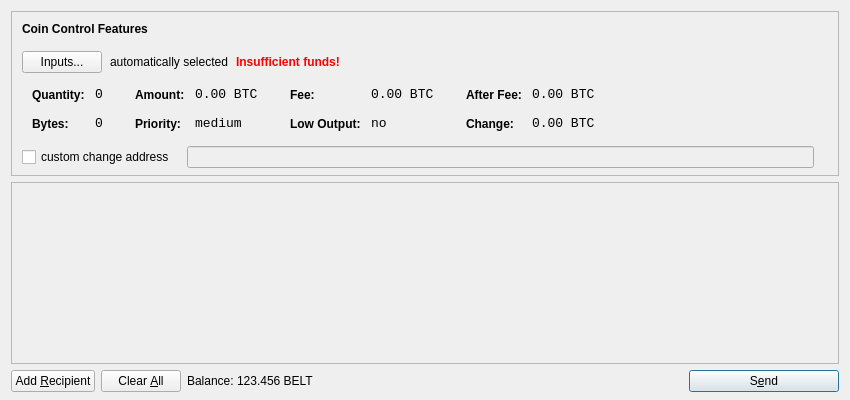
<?xml version="1.0" encoding="UTF-8"?>
<ui version="4.0">
 <class>SendCoinsDialog</class>
 <widget class="QDialog" name="SendCoinsDialog">
  <property name="geometry">
   <rect>
    <x>0</x>
    <y>0</y>
    <width>850</width>
    <height>400</height>
   </rect>
  </property>
  <property name="windowTitle">
   <string>Send Coins</string>
  </property>
  <layout class="QVBoxLayout" name="verticalLayout" stretch="0,1,0">
   <property name="bottomMargin">
    <number>8</number>
   </property>
   <item>
    <widget class="QFrame" name="frameCoinControl">
     <property name="sizePolicy">
      <sizepolicy hsizetype="Expanding" vsizetype="Expanding">
       <horstretch>0</horstretch>
       <verstretch>0</verstretch>
      </sizepolicy>
     </property>
     <property name="maximumSize">
      <size>
       <width>16777215</width>
       <height>16777215</height>
      </size>
     </property>
     <property name="frameShape">
      <enum>QFrame::StyledPanel</enum>
     </property>
     <property name="frameShadow">
      <enum>QFrame::Sunken</enum>
     </property>
     <layout class="QVBoxLayout" name="verticalLayoutCoinControl2">
      <property name="spacing">
       <number>-1</number>
      </property>
      <property name="leftMargin">
       <number>0</number>
      </property>
      <property name="topMargin">
       <number>0</number>
      </property>
      <property name="rightMargin">
       <number>0</number>
      </property>
      <property name="bottomMargin">
       <number>6</number>
      </property>
      <item>
       <layout class="QVBoxLayout" name="verticalLayoutCoinControl" stretch="0,0,0,0,1">
        <property name="spacing">
         <number>0</number>
        </property>
        <property name="leftMargin">
         <number>10</number>
        </property>
        <property name="topMargin">
         <number>10</number>
        </property>
        <item>
         <layout class="QHBoxLayout" name="horizontalLayoutCoinControl1">
          <property name="bottomMargin">
           <number>15</number>
          </property>
          <item>
           <widget class="QLabel" name="labelCoinControlFeatures">
            <property name="sizePolicy">
             <sizepolicy hsizetype="Preferred" vsizetype="Maximum">
              <horstretch>0</horstretch>
              <verstretch>0</verstretch>
             </sizepolicy>
            </property>
            <property name="font">
             <font>
              <weight>75</weight>
              <bold>true</bold>
             </font>
            </property>
            <property name="styleSheet">
             <string notr="true">font-weight:bold;</string>
            </property>
            <property name="text">
             <string>Coin Control Features</string>
            </property>
           </widget>
          </item>
         </layout>
        </item>
        <item>
         <layout class="QHBoxLayout" name="horizontalLayoutCoinControl2" stretch="0,0,0,0">
          <property name="spacing">
           <number>8</number>
          </property>
          <property name="bottomMargin">
           <number>10</number>
          </property>
          <item>
           <widget class="QPushButton" name="pushButtonCoinControl">
            <property name="styleSheet">
             <string notr="true"/>
            </property>
            <property name="text">
             <string>Inputs...</string>
            </property>
           </widget>
          </item>
          <item>
           <widget class="QLabel" name="labelCoinControlAutomaticallySelected">
            <property name="text">
             <string>automatically selected</string>
            </property>
            <property name="margin">
             <number>5</number>
            </property>
           </widget>
          </item>
          <item>
           <widget class="QLabel" name="labelCoinControlInsuffFunds">
            <property name="font">
             <font>
              <weight>75</weight>
              <bold>true</bold>
             </font>
            </property>
            <property name="styleSheet">
             <string notr="true">color:red;font-weight:bold;</string>
            </property>
            <property name="text">
             <string>Insufficient funds!</string>
            </property>
            <property name="margin">
             <number>5</number>
            </property>
           </widget>
          </item>
          <item>
           <spacer name="horizontalSpacerCoinControl">
            <property name="orientation">
             <enum>Qt::Horizontal</enum>
            </property>
            <property name="sizeHint" stdset="0">
             <size>
              <width>40</width>
              <height>1</height>
             </size>
            </property>
           </spacer>
          </item>
         </layout>
        </item>
        <item>
         <widget class="QWidget" name="widgetCoinControl" native="true">
          <property name="sizePolicy">
           <sizepolicy hsizetype="Preferred" vsizetype="Preferred">
            <horstretch>0</horstretch>
            <verstretch>0</verstretch>
           </sizepolicy>
          </property>
          <property name="minimumSize">
           <size>
            <width>0</width>
            <height>0</height>
           </size>
          </property>
          <property name="styleSheet">
           <string notr="true"/>
          </property>
          <layout class="QHBoxLayout" name="horizontalLayoutCoinControl5">
           <property name="margin">
            <number>0</number>
           </property>
           <item>
            <layout class="QHBoxLayout" name="horizontalLayoutCoinControl3" stretch="0,0,0,1">
             <property name="spacing">
              <number>20</number>
             </property>
             <property name="topMargin">
              <number>0</number>
             </property>
             <property name="bottomMargin">
              <number>10</number>
             </property>
             <item>
              <layout class="QFormLayout" name="formLayoutCoinControl1">
               <property name="horizontalSpacing">
                <number>10</number>
               </property>
               <property name="verticalSpacing">
                <number>14</number>
               </property>
               <property name="leftMargin">
                <number>10</number>
               </property>
               <property name="topMargin">
                <number>4</number>
               </property>
               <property name="rightMargin">
                <number>6</number>
               </property>
               <item row="0" column="0">
                <widget class="QLabel" name="labelCoinControlQuantityText">
                 <property name="styleSheet">
                  <string notr="true">font-weight:bold;</string>
                 </property>
                 <property name="text">
                  <string>Quantity:</string>
                 </property>
                 <property name="margin">
                  <number>0</number>
                 </property>
                </widget>
               </item>
               <item row="0" column="1">
                <widget class="QLabel" name="labelCoinControlQuantity">
                 <property name="font">
                  <font>
                   <family>Monospace</family>
                   <pointsize>10</pointsize>
                  </font>
                 </property>
                 <property name="cursor">
                  <cursorShape>IBeamCursor</cursorShape>
                 </property>
                 <property name="contextMenuPolicy">
                  <enum>Qt::ActionsContextMenu</enum>
                 </property>
                 <property name="text">
                  <string notr="true">0</string>
                 </property>
                 <property name="margin">
                  <number>0</number>
                 </property>
                 <property name="textInteractionFlags">
                  <set>Qt::LinksAccessibleByMouse|Qt::TextSelectableByKeyboard|Qt::TextSelectableByMouse</set>
                 </property>
                </widget>
               </item>
               <item row="1" column="0">
                <widget class="QLabel" name="labelCoinControlBytesText">
                 <property name="styleSheet">
                  <string notr="true">font-weight:bold;</string>
                 </property>
                 <property name="text">
                  <string>Bytes:</string>
                 </property>
                </widget>
               </item>
               <item row="1" column="1">
                <widget class="QLabel" name="labelCoinControlBytes">
                 <property name="font">
                  <font>
                   <family>Monospace</family>
                   <pointsize>10</pointsize>
                  </font>
                 </property>
                 <property name="cursor">
                  <cursorShape>IBeamCursor</cursorShape>
                 </property>
                 <property name="contextMenuPolicy">
                  <enum>Qt::ActionsContextMenu</enum>
                 </property>
                 <property name="text">
                  <string notr="true">0</string>
                 </property>
                 <property name="textInteractionFlags">
                  <set>Qt::LinksAccessibleByMouse|Qt::TextSelectableByKeyboard|Qt::TextSelectableByMouse</set>
                 </property>
                </widget>
               </item>
              </layout>
             </item>
             <item>
              <layout class="QFormLayout" name="formLayoutCoinControl2">
               <property name="horizontalSpacing">
                <number>10</number>
               </property>
               <property name="verticalSpacing">
                <number>14</number>
               </property>
               <property name="leftMargin">
                <number>6</number>
               </property>
               <property name="topMargin">
                <number>4</number>
               </property>
               <property name="rightMargin">
                <number>6</number>
               </property>
               <item row="0" column="0">
                <widget class="QLabel" name="labelCoinControlAmountText">
                 <property name="styleSheet">
                  <string notr="true">font-weight:bold;</string>
                 </property>
                 <property name="text">
                  <string>Amount:</string>
                 </property>
                 <property name="margin">
                  <number>0</number>
                 </property>
                </widget>
               </item>
               <item row="0" column="1">
                <widget class="QLabel" name="labelCoinControlAmount">
                 <property name="font">
                  <font>
                   <family>Monospace</family>
                   <pointsize>10</pointsize>
                  </font>
                 </property>
                 <property name="cursor">
                  <cursorShape>IBeamCursor</cursorShape>
                 </property>
                 <property name="contextMenuPolicy">
                  <enum>Qt::ActionsContextMenu</enum>
                 </property>
                 <property name="text">
                  <string notr="true">0.00 BTC</string>
                 </property>
                 <property name="textInteractionFlags">
                  <set>Qt::LinksAccessibleByMouse|Qt::TextSelectableByKeyboard|Qt::TextSelectableByMouse</set>
                 </property>
                </widget>
               </item>
               <item row="1" column="0">
                <widget class="QLabel" name="labelCoinControlPriorityText">
                 <property name="styleSheet">
                  <string notr="true">font-weight:bold;</string>
                 </property>
                 <property name="text">
                  <string>Priority:</string>
                 </property>
                </widget>
               </item>
               <item row="1" column="1">
                <widget class="QLabel" name="labelCoinControlPriority">
                 <property name="font">
                  <font>
                   <family>Monospace</family>
                   <pointsize>10</pointsize>
                  </font>
                 </property>
                 <property name="cursor">
                  <cursorShape>IBeamCursor</cursorShape>
                 </property>
                 <property name="contextMenuPolicy">
                  <enum>Qt::ActionsContextMenu</enum>
                 </property>
                 <property name="text">
                  <string>medium</string>
                 </property>
                 <property name="textInteractionFlags">
                  <set>Qt::LinksAccessibleByMouse|Qt::TextSelectableByKeyboard|Qt::TextSelectableByMouse</set>
                 </property>
                </widget>
               </item>
              </layout>
             </item>
             <item>
              <layout class="QFormLayout" name="formLayoutCoinControl3">
               <property name="horizontalSpacing">
                <number>10</number>
               </property>
               <property name="verticalSpacing">
                <number>14</number>
               </property>
               <property name="leftMargin">
                <number>6</number>
               </property>
               <property name="topMargin">
                <number>4</number>
               </property>
               <property name="rightMargin">
                <number>6</number>
               </property>
               <item row="0" column="0">
                <widget class="QLabel" name="labelCoinControlFeeText">
                 <property name="styleSheet">
                  <string notr="true">font-weight:bold;</string>
                 </property>
                 <property name="text">
                  <string>Fee:</string>
                 </property>
                 <property name="margin">
                  <number>0</number>
                 </property>
                </widget>
               </item>
               <item row="0" column="1">
                <widget class="QLabel" name="labelCoinControlFee">
                 <property name="font">
                  <font>
                   <family>Monospace</family>
                   <pointsize>10</pointsize>
                  </font>
                 </property>
                 <property name="cursor">
                  <cursorShape>IBeamCursor</cursorShape>
                 </property>
                 <property name="contextMenuPolicy">
                  <enum>Qt::ActionsContextMenu</enum>
                 </property>
                 <property name="text">
                  <string notr="true">0.00 BTC</string>
                 </property>
                 <property name="textInteractionFlags">
                  <set>Qt::LinksAccessibleByMouse|Qt::TextSelectableByKeyboard|Qt::TextSelectableByMouse</set>
                 </property>
                </widget>
               </item>
               <item row="1" column="0">
                <widget class="QLabel" name="labelCoinControlLowOutputText">
                 <property name="styleSheet">
                  <string notr="true">font-weight:bold;</string>
                 </property>
                 <property name="text">
                  <string>Low Output:</string>
                 </property>
                </widget>
               </item>
               <item row="1" column="1">
                <widget class="QLabel" name="labelCoinControlLowOutput">
                 <property name="font">
                  <font>
                   <family>Monospace</family>
                   <pointsize>10</pointsize>
                  </font>
                 </property>
                 <property name="cursor">
                  <cursorShape>IBeamCursor</cursorShape>
                 </property>
                 <property name="contextMenuPolicy">
                  <enum>Qt::ActionsContextMenu</enum>
                 </property>
                 <property name="text">
                  <string>no</string>
                 </property>
                 <property name="textInteractionFlags">
                  <set>Qt::LinksAccessibleByMouse|Qt::TextSelectableByKeyboard|Qt::TextSelectableByMouse</set>
                 </property>
                </widget>
               </item>
              </layout>
             </item>
             <item>
              <layout class="QFormLayout" name="formLayoutCoinControl4">
               <property name="horizontalSpacing">
                <number>10</number>
               </property>
               <property name="verticalSpacing">
                <number>14</number>
               </property>
               <property name="leftMargin">
                <number>6</number>
               </property>
               <property name="topMargin">
                <number>4</number>
               </property>
               <property name="rightMargin">
                <number>6</number>
               </property>
               <item row="0" column="0">
                <widget class="QLabel" name="labelCoinControlAfterFeeText">
                 <property name="styleSheet">
                  <string notr="true">font-weight:bold;</string>
                 </property>
                 <property name="text">
                  <string>After Fee:</string>
                 </property>
                 <property name="margin">
                  <number>0</number>
                 </property>
                </widget>
               </item>
               <item row="0" column="1">
                <widget class="QLabel" name="labelCoinControlAfterFee">
                 <property name="font">
                  <font>
                   <family>Monospace</family>
                   <pointsize>10</pointsize>
                  </font>
                 </property>
                 <property name="cursor">
                  <cursorShape>IBeamCursor</cursorShape>
                 </property>
                 <property name="contextMenuPolicy">
                  <enum>Qt::ActionsContextMenu</enum>
                 </property>
                 <property name="text">
                  <string notr="true">0.00 BTC</string>
                 </property>
                 <property name="textInteractionFlags">
                  <set>Qt::LinksAccessibleByMouse|Qt::TextSelectableByKeyboard|Qt::TextSelectableByMouse</set>
                 </property>
                </widget>
               </item>
               <item row="1" column="0">
                <widget class="QLabel" name="labelCoinControlChangeText">
                 <property name="styleSheet">
                  <string notr="true">font-weight:bold;</string>
                 </property>
                 <property name="text">
                  <string>Change:</string>
                 </property>
                </widget>
               </item>
               <item row="1" column="1">
                <widget class="QLabel" name="labelCoinControlChange">
                 <property name="font">
                  <font>
                   <family>Monospace</family>
                   <pointsize>10</pointsize>
                  </font>
                 </property>
                 <property name="cursor">
                  <cursorShape>IBeamCursor</cursorShape>
                 </property>
                 <property name="contextMenuPolicy">
                  <enum>Qt::ActionsContextMenu</enum>
                 </property>
                 <property name="text">
                  <string notr="true">0.00 BTC</string>
                 </property>
                 <property name="textInteractionFlags">
                  <set>Qt::LinksAccessibleByMouse|Qt::TextSelectableByKeyboard|Qt::TextSelectableByMouse</set>
                 </property>
                </widget>
               </item>
              </layout>
             </item>
            </layout>
           </item>
          </layout>
         </widget>
        </item>
        <item>
         <layout class="QHBoxLayout" name="horizontalLayoutCoinControl4" stretch="0,0,0">
          <property name="spacing">
           <number>12</number>
          </property>
          <property name="sizeConstraint">
           <enum>QLayout::SetDefaultConstraint</enum>
          </property>
          <property name="topMargin">
           <number>5</number>
          </property>
          <property name="rightMargin">
           <number>5</number>
          </property>
          <item>
           <widget class="QCheckBox" name="checkBoxCoinControlChange">
            <property name="text">
             <string>custom change address</string>
            </property>
           </widget>
          </item>
          <item>
           <widget class="QLineEdit" name="lineEditCoinControlChange">
            <property name="enabled">
             <bool>false</bool>
            </property>
            <property name="sizePolicy">
             <sizepolicy hsizetype="Expanding" vsizetype="Fixed">
              <horstretch>0</horstretch>
              <verstretch>0</verstretch>
             </sizepolicy>
            </property>
           </widget>
          </item>
          <item>
           <widget class="QLabel" name="labelCoinControlChangeLabel">
            <property name="sizePolicy">
             <sizepolicy hsizetype="Preferred" vsizetype="Expanding">
              <horstretch>0</horstretch>
              <verstretch>0</verstretch>
             </sizepolicy>
            </property>
            <property name="minimumSize">
             <size>
              <width>0</width>
              <height>0</height>
             </size>
            </property>
            <property name="text">
             <string/>
            </property>
            <property name="margin">
             <number>3</number>
            </property>
           </widget>
          </item>
         </layout>
        </item>
        <item>
         <spacer name="verticalSpacerCoinControl">
          <property name="orientation">
           <enum>Qt::Vertical</enum>
          </property>
          <property name="sizeHint" stdset="0">
           <size>
            <width>800</width>
            <height>1</height>
           </size>
          </property>
         </spacer>
        </item>
       </layout>
      </item>
     </layout>
    </widget>
   </item>
   <item>
    <widget class="QScrollArea" name="scrollArea">
     <property name="widgetResizable">
      <bool>true</bool>
     </property>
     <widget class="QWidget" name="scrollAreaWidgetContents">
      <property name="geometry">
       <rect>
        <x>0</x>
        <y>0</y>
        <width>830</width>
        <height>165</height>
       </rect>
      </property>
      <layout class="QVBoxLayout" name="verticalLayout_2">
       <property name="margin">
        <number>0</number>
       </property>
       <item>
        <layout class="QVBoxLayout" name="entries">
         <property name="spacing">
          <number>6</number>
         </property>
        </layout>
       </item>
       <item>
        <spacer name="verticalSpacer">
         <property name="orientation">
          <enum>Qt::Vertical</enum>
         </property>
         <property name="sizeHint" stdset="0">
          <size>
           <width>20</width>
           <height>40</height>
          </size>
         </property>
        </spacer>
       </item>
      </layout>
     </widget>
    </widget>
   </item>
   <item>
    <layout class="QHBoxLayout" name="horizontalLayout">
     <item>
      <widget class="QPushButton" name="addButton">
       <property name="toolTip">
        <string>Send to multiple recipients at once</string>
       </property>
       <property name="text">
        <string>Add &amp;Recipient</string>
       </property>
       <property name="icon">
        <iconset resource="../bitcoin.qrc">
         <normaloff>:/icons/add</normaloff>:/icons/add</iconset>
       </property>
       <property name="autoDefault">
        <bool>false</bool>
       </property>
      </widget>
     </item>
     <item>
      <widget class="QPushButton" name="clearButton">
       <property name="sizePolicy">
        <sizepolicy hsizetype="Minimum" vsizetype="Fixed">
         <horstretch>0</horstretch>
         <verstretch>0</verstretch>
        </sizepolicy>
       </property>
       <property name="toolTip">
        <string>Remove all transaction fields</string>
       </property>
       <property name="text">
        <string>Clear &amp;All</string>
       </property>
       <property name="icon">
        <iconset resource="../bitcoin.qrc">
         <normaloff>:/icons/remove</normaloff>:/icons/remove</iconset>
       </property>
       <property name="autoRepeatDelay">
        <number>300</number>
       </property>
       <property name="autoDefault">
        <bool>false</bool>
       </property>
      </widget>
     </item>
     <item>
      <layout class="QHBoxLayout" name="horizontalLayout_2">
       <property name="spacing">
        <number>3</number>
       </property>
       <item>
        <widget class="QLabel" name="label">
         <property name="text">
          <string>Balance:</string>
         </property>
        </widget>
       </item>
       <item>
        <widget class="QLabel" name="labelBalance">
         <property name="cursor">
          <cursorShape>IBeamCursor</cursorShape>
         </property>
         <property name="text">
          <string>123.456 BELT</string>
         </property>
         <property name="textInteractionFlags">
          <set>Qt::LinksAccessibleByMouse|Qt::TextSelectableByKeyboard|Qt::TextSelectableByMouse</set>
         </property>
        </widget>
       </item>
      </layout>
     </item>
     <item>
      <spacer name="horizontalSpacer">
       <property name="orientation">
        <enum>Qt::Horizontal</enum>
       </property>
       <property name="sizeHint" stdset="0">
        <size>
         <width>40</width>
         <height>20</height>
        </size>
       </property>
      </spacer>
     </item>
     <item>
      <widget class="QPushButton" name="sendButton">
       <property name="minimumSize">
        <size>
         <width>150</width>
         <height>0</height>
        </size>
       </property>
       <property name="toolTip">
        <string>Confirm the send action</string>
       </property>
       <property name="text">
        <string>S&amp;end</string>
       </property>
       <property name="icon">
        <iconset resource="../bitcoin.qrc">
         <normaloff>:/icons/send</normaloff>:/icons/send</iconset>
       </property>
       <property name="default">
        <bool>true</bool>
       </property>
      </widget>
     </item>
    </layout>
   </item>
  </layout>
 </widget>
 <resources>
  <include location="../bitcoin.qrc"/>
 </resources>
 <connections/>
</ui>
